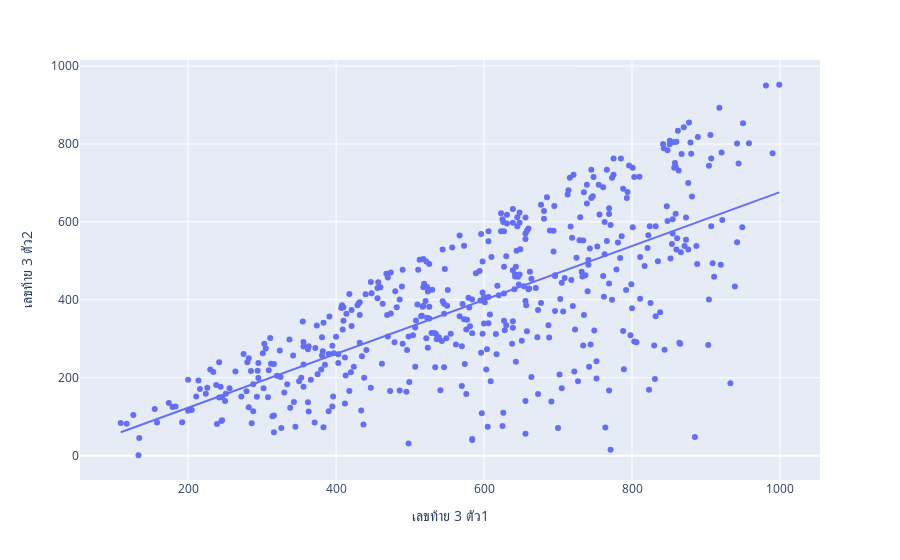

Notebook source saved alongside this figure:
### Code cell
fig = px.scatter(df, x='เลขท้าย 3 ตัว1', y='เลขท้าย 3 ตัว2',trendline='ols')
fig.show()

### Figure 1 — Plotly figure (JSON) as saved in the notebook; plotly's stock layout.template omitted (floating-point values rounded to 4 significant figures; data arrays with more than 128 entries replaced by an {"elided": "..."} marker saying what was removed)
{"data": [{"hovertemplate": "เลขท้าย 3 ตัว1=%{x}<br>เลขท้าย 3 ตัว2=%{y}<extra></extra>", "legendgroup": "", "marker": {"color": "#636efa", "symbol": "circle"}, "mode": "markers", "name": "", "orientation": "v", "showlegend": false, "type": "scatter", "x": {"elided": "480 int values"}, "xaxis": "x", "y": {"elided": "480 int values"}, "yaxis": "y"}, {"hovertemplate": "<b>OLS trendline</b><br>เลขท้าย 3 ตัว2 = 0.691991 * เลขท้าย 3 ตัว1 + -15.4016<br>R<sup>2</sup>=0.491343<br><br>เลขท้าย 3 ตัว1=%{x}<br>เลขท้าย 3 ตัว2=%{y} <b>(trend)</b><extra></extra>", "legendgroup": "", "marker": {"color": "#636efa", "symbol": "circle"}, "mode": "lines", "name": "", "showlegend": false, "type": "scatter", "x": {"elided": "480 int values"}, "xaxis": "x", "y": {"elided": "480 float values"}, "yaxis": "y"}], "layout": {"legend": {"tracegroupgap": 0}, "margin": {"t": 60}, "xaxis": {"anchor": "y", "domain": [0, 1], "title": {"text": "เลขท้าย 3 ตัว1"}}, "yaxis": {"anchor": "x", "domain": [0, 1], "title": {"text": "เลขท้าย 3 ตัว2"}}}}
